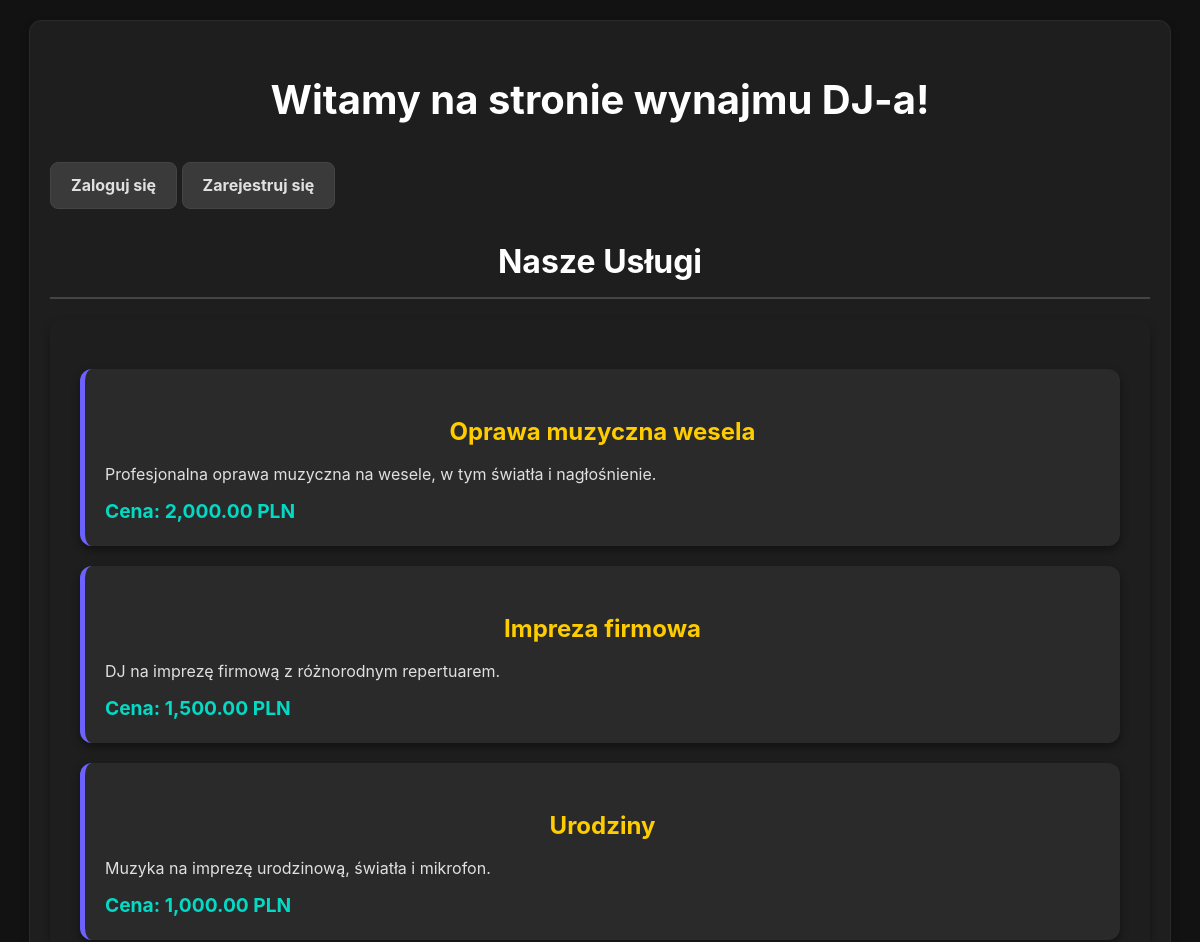
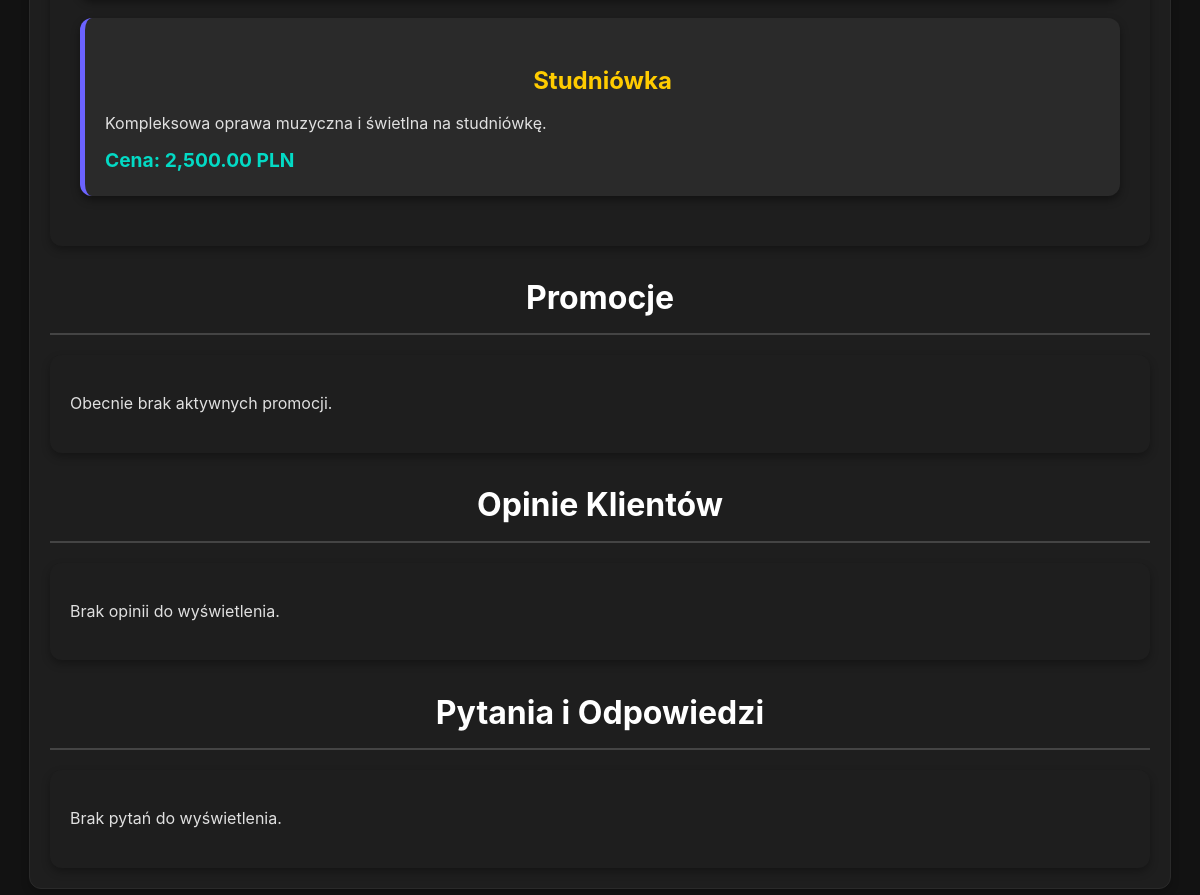
The page / on the database its author committed (2 pictures, top to bottom).
### tables this page shows
CREATE TABLE `oferta_uslug` (
  `id_uslugi` int(11) NOT NULL,
  `nazwa` varchar(255) DEFAULT NULL,
  `cena` decimal(10,2) DEFAULT NULL COMMENT 'Cena w PLN',
  `opis` varchar(255) DEFAULT NULL COMMENT 'Szczegółowy opis usługi',
  `czas_trwania` int(11) DEFAULT NULL COMMENT 'Czas trwania usługi w minutach',
  `id_promocji` int(11) DEFAULT NULL
);

### index.php (the view, shortened to what this page needs)
<?php
include 'config.php';
try {
    $stmt_offers = $pdo->query("SELECT nazwa, cena, opis FROM oferta_uslug");
    $offers = $stmt_offers->fetchAll(PDO::FETCH_ASSOC);
    $stmt_promotions = $pdo->query("SELECT nazwa, opis, rabat FROM promocje WHERE NOW() BETWEEN data_rozpoczecia AND data_zakonczenia");
    $promotions = $stmt_promotions->fetchAll(PDO::FETCH_ASSOC);
    $stmt_reviews = $pdo->query("
        SELECT o.tresc, o.data_opinii, o.ocena, u.imie, u.nazwisko
        FROM opinie_klientow o
        JOIN uzytkownicy u ON o.id_user = u.id_user
        ORDER BY o.data_opinii DESC
        LIMIT 5
    ");
    $reviews = $stmt_reviews->fetchAll(PDO::FETCH_ASSOC);
    $stmt_questions = $pdo->query("
        SELECT f.pytanie, f.odpowiedz, u.imie, u.nazwisko, f.data_pytania
        FROM faq f
        JOIN uzytkownicy u ON f.id_user = u.id_user
        ORDER BY f.data_pytania DESC
        LIMIT 5
    ");
    $questions = $stmt_questions->fetchAll(PDO::FETCH_ASSOC);
} catch (PDOException $e) {
    die("Błąd podczas pobierania danych: " . $e->getMessage());
}
?>
<!DOCTYPE html>
<html lang="pl">
<head>
    <link rel="stylesheet" href="style.css">
</head>
<body>
    <div class="container">
        <h1>Witamy na stronie wynajmu DJ-a!</h1>
        <?php if (isset($_SESSION['id_user'])): ?>
            <?php if (!empty($_SESSION['admin'])): ?>
                <a href="admin_panel.php" class="button">Panel administratora</a>
            <?php elseif (!empty($_SESSION['id_uprawnienia']) && $_SESSION['id_uprawnienia'] == 2): ?>
                <a href="user_dashboard.php" class="button">Panel użytkownika</a>
            <?php else: ?>
                <a href="moderator_dashboard.php" class="button">Panel moderatora</a>
            <?php endif; ?>
            <a href="logout.php" class="button">Wyloguj się</a>
        <?php else: ?>
            <a href="login_register.php" class="button">Zaloguj się</a>
            <a href="rejestracja_register.php" class="button">Zarejestruj się</a>
        <?php endif; ?>
        <section>
            <h2>Nasze Usługi</h2>
            <div class="services">
                <?php foreach ($offers as $offer): ?>
                    <div class="services-item">
                        <h3><?= htmlspecialchars($offer['nazwa']) ?></h3>
                        <p><?= htmlspecialchars($offer['opis']) ?></p>
                        <span><strong>Cena:</strong> <?= number_format($offer['cena'], 2) ?> PLN</span>
                    </div>
                <?php endforeach; ?>
            </div>
        </section>
        <section>
            <h2>Promocje</h2>
            <div class="promotions">
                <?php if (!empty($promotions)): ?>
                    <ul>
                        <?php foreach ($promotions as $promotion): ?>
                            <li>
                                <strong><?= htmlspecialchars($promotion['nazwa']) ?>:</strong>
                                <?= htmlspecialchars($promotion['opis']) ?>
                                (<?= htmlspecialchars($promotion['rabat']) ?>% zniżki)
                            </li>
                        <?php endforeach; ?>
                    </ul>
                <?php else: ?>
                    <p>Obecnie brak aktywnych promocji.</p>
                <?php endif; ?>
            </div>
        </section>
        <section>
            <h2>Opinie Klientów</h2>
            <div class="reviews">
                <?php if (!empty($reviews)): ?>
                    <?php foreach ($reviews as $review): ?>
                        <blockquote class="reviews-item">
                            <p>"<?= htmlspecialchars($review['tresc']) ?>"</p>
                            <footer>
                                <strong><?= htmlspecialchars($review['imie'] . ' ' . $review['nazwisko']) ?></strong>,
                                <?= htmlspecialchars($review['data_opinii']) ?>
                                (Ocena: <?= htmlspecialchars($review['ocena']) ?>/5)
                            </footer>
                        </blockquote>
                    <?php endforeach; ?>
                <?php else: ?>
                    <p>Brak opinii do wyświetlenia.</p>
                <?php endif; ?>
            </div>
        </section>
        <section>
            <h2>Pytania i Odpowiedzi</h2>
            <div class="faq">
                <?php if (!empty($questions)): ?>
                    <?php foreach ($questions as $question): ?>
                        <div class="faq-item">
                            <blockquote>
                                <p><strong>Pytanie:</strong> <?= htmlspecialchars($question['pytanie']) ?></p>
                                <?php if (!empty($question['odpowiedz'])): ?>
                                    <p><strong>Odpowiedź:</strong> <?= htmlspecialchars($question['odpowiedz']) ?></p>
                                <?php else: ?>
                                    <p><em>Brak odpowiedzi</em></p>
                                <?php endif; ?>
                                <footer>
                                </footer>
                            </blockquote>
                        </div>
                    <?php endforeach; ?>
                <?php else: ?>
                    <p>Brak pytań do wyświetlenia.</p>
                <?php endif; ?>
            </div>
        </section>
    </div>
</body>
</html>

### style.css (style rules this page uses)
body { font-family: 'Inter', sans-serif; background: #121212; color: #e0e0e0; margin: 0; padding: 0; line-height: 1.6; }
.container { max-width: 1100px; margin: 20px auto; padding: 20px; background: #1e1e1e; border: 1px solid #2a2a2a; border-radius: 12px; box-shadow: 0 4px 8px rgba(0, 0, 0, 0.2); }
h1, h2, h3 { color: #ffffff; font-weight: 700; margin-bottom: 20px; text-align: center; }
h1 { font-size: 2.5rem; }
h2 { font-size: 2rem; border-bottom: 2px solid #444; padding-bottom: 10px; }
.button { display: inline-block; padding: 10px 20px; background: #3a3a3a; color: #e0e0e0; font-size: 1rem; font-weight: bold; text-decoration: none; border-radius: 8px; border: 1px solid #444; margin-top: 10px; transition: background 0.3s ease, transform 0.2s ease; }
.services { padding: 30px; background: #1e1e1e; color: #e0e0e0; border-radius: 12px; margin-bottom: 20px; box-shadow: 0 4px 8px rgba(0, 0, 0, 0.3); }
.services-item { margin: 20px 0; padding: 20px; background: #2a2a2a; border-left: 5px solid #6c63ff; border-radius: 12px; box-shadow: 0 4px 8px rgba(0, 0, 0, 0.4); transition: transform 0.3s ease, background 0.3s ease; }
.services-item h3 { font-size: 1.5rem; color: #ffcc00; margin-bottom: 10px; }
.services-item p { font-size: 1rem; margin: 10px 0; line-height: 1.5; }
.services-item span { font-size: 1.2rem; font-weight: bold; color: #03dac5; margin-top: 10px; }
.promotions { padding: 20px; background: #1e1e1e; border-radius: 12px; box-shadow: 0 4px 8px rgba(0, 0, 0, 0.3); margin-top: 20px; }
.reviews { padding: 20px; background: #1e1e1e; border-radius: 12px; margin-top: 20px; box-shadow: 0 4px 8px rgba(0, 0, 0, 0.3); }
.faq { padding: 20px; background: #1e1e1e; border-radius: 12px; margin-top: 20px; box-shadow: 0 4px 8px rgba(0, 0, 0, 0.3); }

### rows shown on the page
oferta_uslug: nazwa "Oprawa muzyczna wesela", opis "Profesjonalna oprawa muzyczna na wesele, w tym światła i nagłośnienie.", cena "2,000.00"
oferta_uslug: nazwa "Impreza firmowa", opis "DJ na imprezę firmową z różnorodnym repertuarem.", cena "1,500.00"
oferta_uslug: nazwa "Urodziny", opis "Muzyka na imprezę urodzinową, światła i mikrofon.", cena "1,000.00"
oferta_uslug: nazwa "Studniówka", opis "Kompleksowa oprawa muzyczna i świetlna na studniówkę.", cena "2,500.00"
